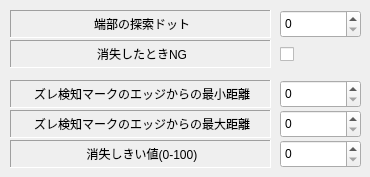
      <widget class="QWidget" name="tab_14">
       <attribute name="title">
        <string>左下</string>
       </attribute>
       <widget class="QSpinBox" name="EditSearchDotEdge_4">
        <property name="geometry">
         <rect>
          <x>280</x>
          <y>10</y>
          <width>81</width>
          <height>28</height>
         </rect>
        </property>
        <property name="maximum">
         <number>1000</number>
        </property>
       </widget>
       <widget class="QSpinBox" name="EditThresholdLost_4">
        <property name="geometry">
         <rect>
          <x>280</x>
          <y>140</y>
          <width>81</width>
          <height>28</height>
         </rect>
        </property>
        <property name="maximum">
         <number>100</number>
        </property>
       </widget>
       <widget class="QCheckBox" name="checkBoxNGByLosingMark_4">
        <property name="geometry">
         <rect>
          <x>280</x>
          <y>40</y>
          <width>58</width>
          <height>28</height>
         </rect>
        </property>
        <property name="text">
         <string/>
        </property>
       </widget>
       <widget class="QLabel" name="label_56">
        <property name="geometry">
         <rect>
          <x>10</x>
          <y>10</y>
          <width>261</width>
          <height>28</height>
         </rect>
        </property>
        <property name="frameShape">
         <enum>QFrame::Panel</enum>
        </property>
        <property name="frameShadow">
         <enum>QFrame::Sunken</enum>
        </property>
        <property name="text">
         <string>端部の探索ドット</string>
        </property>
        <property name="alignment">
         <set>Qt::AlignCenter|Qt::AlignHCenter|Qt::AlignLeading|Qt::AlignLeft|Qt::AlignVCenter</set>
        </property>
       </widget>
       <widget class="QLabel" name="label_57">
        <property name="geometry">
         <rect>
          <x>10</x>
          <y>80</y>
          <width>261</width>
          <height>28</height>
         </rect>
        </property>
        <property name="frameShape">
         <enum>QFrame::Panel</enum>
        </property>
        <property name="frameShadow">
         <enum>QFrame::Sunken</enum>
        </property>
        <property name="text">
         <string>ズレ検知マークのエッジからの最小距離</string>
        </property>
        <property name="alignment">
         <set>Qt::AlignCenter|Qt::AlignHCenter|Qt::AlignLeading|Qt::AlignLeft|Qt::AlignVCenter</set>
        </property>
       </widget>
       <widget class="QSpinBox" name="EditSearchDotMarkMax_4">
        <property name="geometry">
         <rect>
          <x>280</x>
          <y>110</y>
          <width>81</width>
          <height>28</height>
         </rect>
        </property>
        <property name="maximum">
         <number>10000</number>
        </property>
       </widget>
       <widget class="QLabel" name="label_59">
        <property name="geometry">
         <rect>
          <x>10</x>
          <y>140</y>
          <width>261</width>
          <height>28</height>
         </rect>
        </property>
        <property name="frameShape">
         <enum>QFrame::Panel</enum>
        </property>
        <property name="frameShadow">
         <enum>QFrame::Sunken</enum>
        </property>
        <property name="text">
         <string>消失しきい値(0-100)</string>
        </property>
        <property name="alignment">
         <set>Qt::AlignCenter|Qt::AlignHCenter|Qt::AlignLeading|Qt::AlignLeft|Qt::AlignVCenter</set>
        </property>
       </widget>
       <widget class="QLabel" name="label_66">
        <property name="geometry">
         <rect>
          <x>10</x>
          <y>110</y>
          <width>261</width>
          <height>28</height>
         </rect>
        </property>
        <property name="frameShape">
         <enum>QFrame::Panel</enum>
        </property>
        <property name="frameShadow">
         <enum>QFrame::Sunken</enum>
        </property>
        <property name="text">
         <string>ズレ検知マークのエッジからの最大距離</string>
        </property>
        <property name="alignment">
         <set>Qt::AlignCenter|Qt::AlignHCenter|Qt::AlignLeading|Qt::AlignLeft|Qt::AlignVCenter</set>
        </property>
       </widget>
       <widget class="QLabel" name="label_83">
        <property name="geometry">
         <rect>
          <x>10</x>
          <y>40</y>
          <width>261</width>
          <height>28</height>
         </rect>
        </property>
        <property name="frameShape">
         <enum>QFrame::Panel</enum>
        </property>
        <property name="frameShadow">
         <enum>QFrame::Sunken</enum>
        </property>
        <property name="text">
         <string>消失したときNG</string>
        </property>
        <property name="alignment">
         <set>Qt::AlignCenter|Qt::AlignHCenter|Qt::AlignLeading|Qt::AlignLeft|Qt::AlignVCenter</set>
        </property>
       </widget>
       <widget class="QSpinBox" name="EditSearchDotMarkMin_4">
        <property name="geometry">
         <rect>
          <x>280</x>
          <y>80</y>
          <width>81</width>
          <height>28</height>
         </rect>
        </property>
        <property name="maximum">
         <number>10000</number>
        </property>
       </widget>
      </widget>
